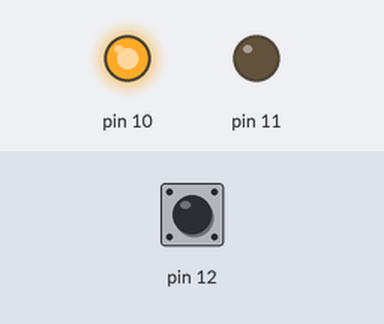
Recording of a sketch running on a simulated Arduino Uno, built with avr-gcc and run on an emulated ATmega328P. Shown: output pins drawn as LEDs (lit = HIGH). The inputs (shaded band) are chosen by the test bench; at power-on: pin 12 HIGH.

Above: at 1.2 s.
1.3 s: pin 12 pulled LOW for 0.15 s
At 1.37 s:
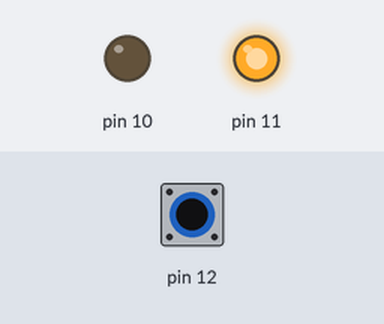
2.9 s: pin 12 pulled LOW for 3.2 s
At 7.3 s:
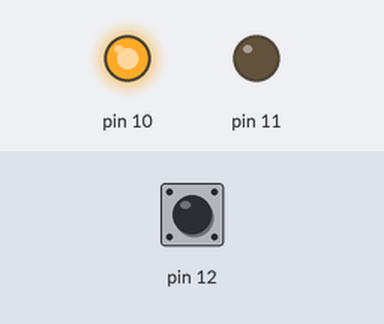
Timing chart, 0 to 8.8 s (numbered marks = the images above; inputs shaded):
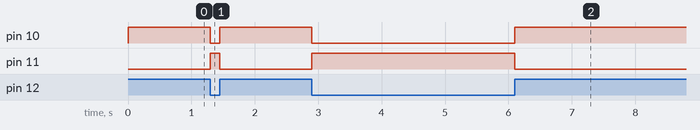

Measured:
- after the input at 1.3 s, pin 10: HIGH → LOW at once, → HIGH 0.15 s later; pin 11: LOW → HIGH at once, → LOW 0.15 s later
- after the input at 2.9 s, pin 10: HIGH → LOW at once, → HIGH 3.2 s later; pin 11: LOW → HIGH at once, → LOW 3.2 s later

The sketch:

IfElse.ino
```cpp
void setup() {
  // put your setup code here, to run once:
  pinMode(12, INPUT_PULLUP);
  pinMode(11, OUTPUT);
  pinMode(10, OUTPUT);
}

void loop() {
  // put your main code here, to run repeatedly:
  int input = digitalRead(12);

  if (input == LOW) {
    digitalWrite(11, HIGH);
    digitalWrite(10, LOW);
  } else {
    digitalWrite(11, LOW);
    digitalWrite(10, HIGH);
  }
}
```
